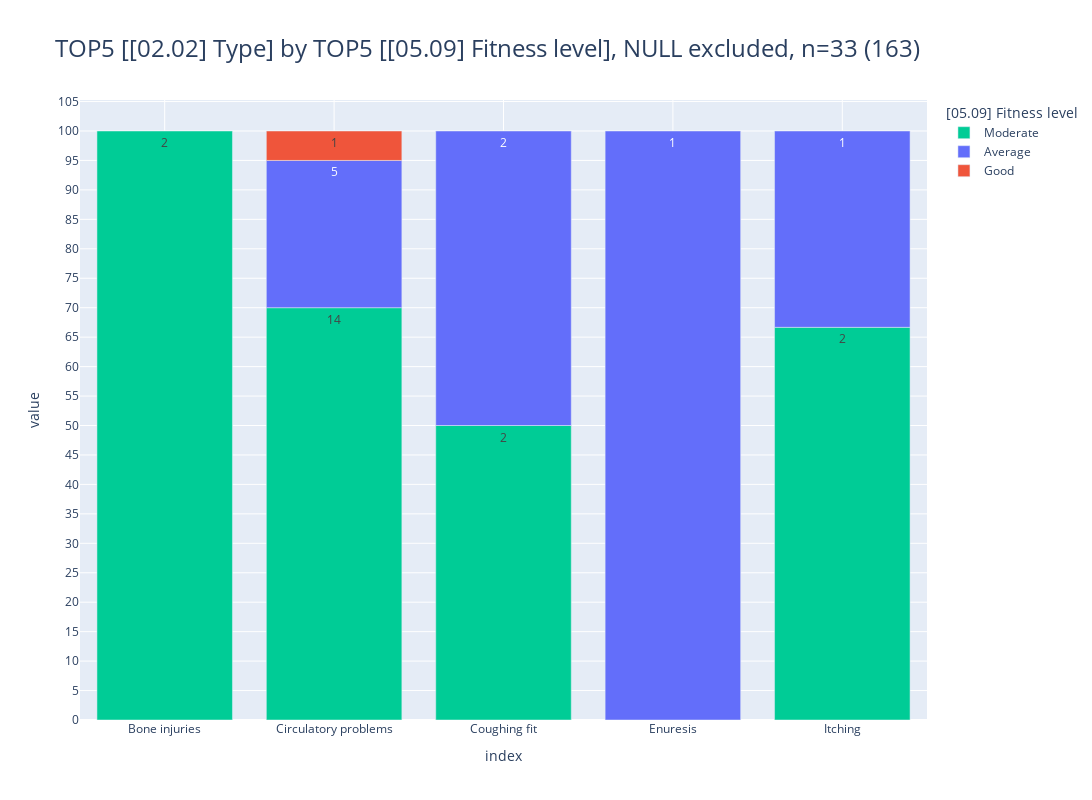

The cell this chart's notebook holds for it:
### Markdown cell above
### <a id='toc1_4_3_'></a>[slide 3](#toc0_)

### Code cell
slide3=df_slides.find_cols(["[05.09]","[02.02]"])
create_multi_chart(df_slides[slide3])
#_df

### Figure 1 — Plotly figure (JSON) as saved in the notebook; plotly's stock layout.template omitted (floating-point values rounded to 4 significant figures)
{"data": [{"hovertemplate": "col=Moderate<br>index=%{x}<br>value=%{y}<br>cnt_str=%{text}<extra></extra>", "legendgroup": "Moderate", "marker": {"color": "#00CC96", "pattern": {"shape": ""}}, "name": "Moderate", "orientation": "v", "showlegend": true, "text": ["2", "14", "2", "2"], "textposition": "auto", "type": "bar", "x": ["Bone injuries", "Circulatory problems", "Coughing fit", "Itching"], "xaxis": "x", "y": [2, 14, 2, 2], "yaxis": "y"}, {"hovertemplate": "col=Average<br>index=%{x}<br>value=%{y}<br>cnt_str=%{text}<extra></extra>", "legendgroup": "Average", "marker": {"color": "#636EFA", "pattern": {"shape": ""}}, "name": "Average", "orientation": "v", "showlegend": true, "text": ["5", "2", "1", "1"], "textposition": "auto", "type": "bar", "x": ["Circulatory problems", "Coughing fit", "Enuresis", "Itching"], "xaxis": "x", "y": [5, 2, 1, 1], "yaxis": "y"}, {"hovertemplate": "col=Good<br>index=%{x}<br>value=%{y}<br>cnt_str=%{text}<extra></extra>", "legendgroup": "Good", "marker": {"color": "#EF553B", "pattern": {"shape": ""}}, "name": "Good", "orientation": "v", "showlegend": true, "text": ["1"], "textposition": "auto", "type": "bar", "x": ["Circulatory problems"], "xaxis": "x", "y": [1], "yaxis": "y"}], "layout": {"barmode": "relative", "barnorm": "percent", "height": 800, "legend": {"title": {"text": "[05.09] Fitness level"}, "tracegroupgap": 0, "traceorder": "normal"}, "title": {"font": {"size": 24}, "text": "TOP5 [[02.02] Type] by TOP5 [[05.09] Fitness level], NULL excluded, n=33 (163)", "xanchor": "left", "y": 0.95, "yanchor": "top"}, "width": 1600, "xaxis": {"anchor": "y", "categoryarray": ["Bone injuries", "Circulatory problems", "Coughing fit", "Enuresis", "Itching"], "categoryorder": "array", "domain": [0, 1], "gridwidth": 1, "showgrid": true, "title": {"text": "index"}}, "yaxis": {"anchor": "x", "domain": [0, 1], "dtick": 5, "gridwidth": 1, "showgrid": true, "title": {"text": "value"}}}}
